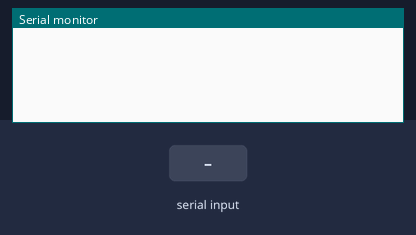
This sketch was run on a simulated Arduino Uno, built with avr-gcc and run on an emulated ATmega328P. Shown: the last lines printed to the serial monitor. The inputs (shaded band) are chosen by the test bench.

Above: at 1.2 s.
1.3 s: "90,45\n" received over Serial
At 2.5 s:
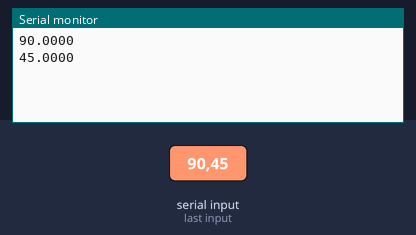
2.8 s: "30,150\n" received over Serial
At 3.6 s:
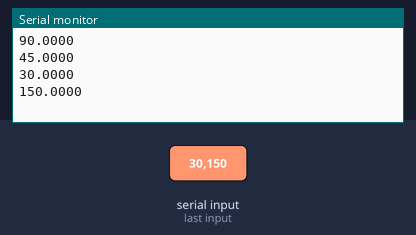
Timing chart, 0 to 5.8 s (numbered marks = the images above; inputs shaded):
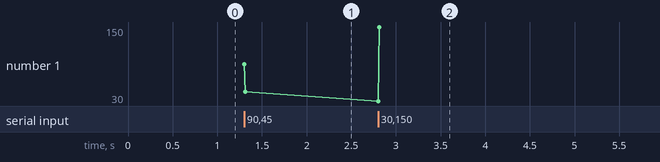

The sketch:

SerialEchoUNO.ino
```cpp
float num = 0;

void setup()
{
  Serial.begin(9600);
}

void loop()
{
  if(Serial.available() > 0)
  {
    num = Serial.parseFloat();
    if(num != 0)
    {
      Serial.println(num,4);
    }
  }
}
```

Measured:
- after the input at 1.3 s, the serial monitor: prints a new line at once (image 1)
- after the input at 2.8 s, the serial monitor: prints a new line at once (image 2)
- plotted number 1: 45 → 150 after the input at 2.8 s
